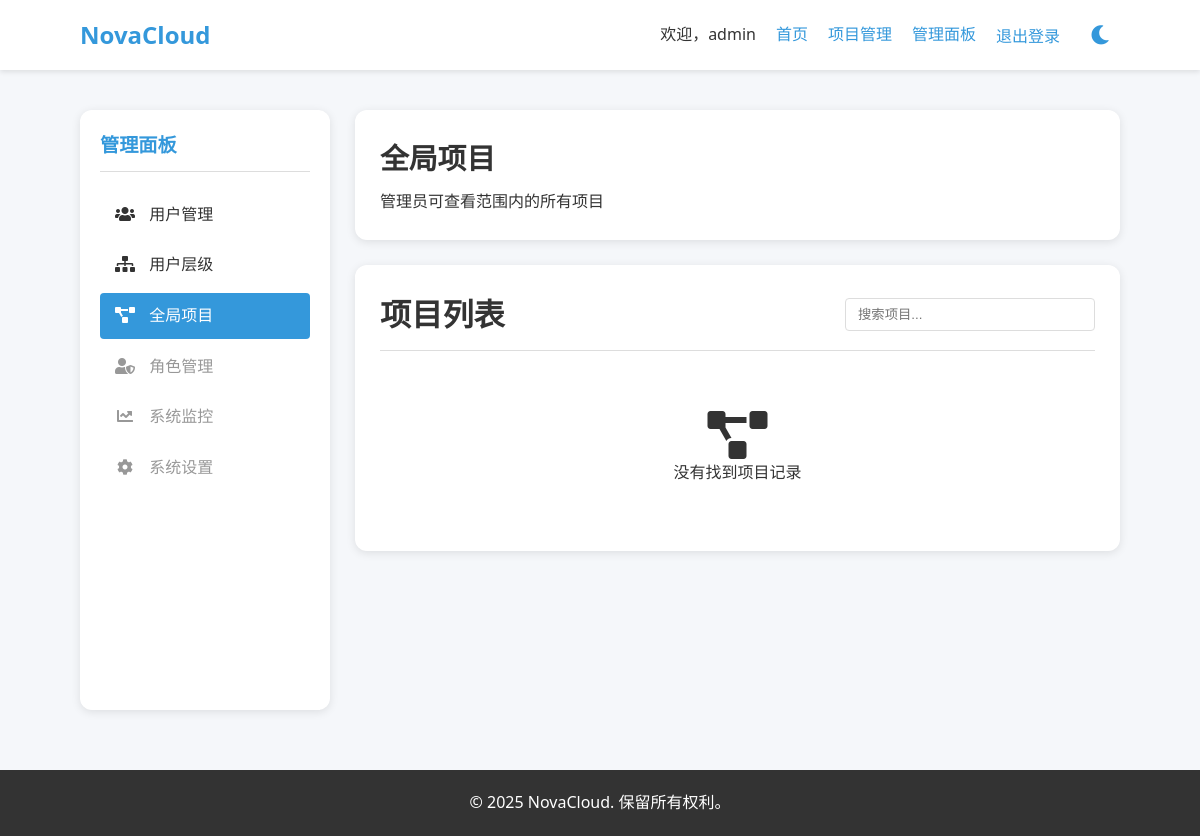
Before: /admin-panel/projects/all/ (signed in) with the older database file.
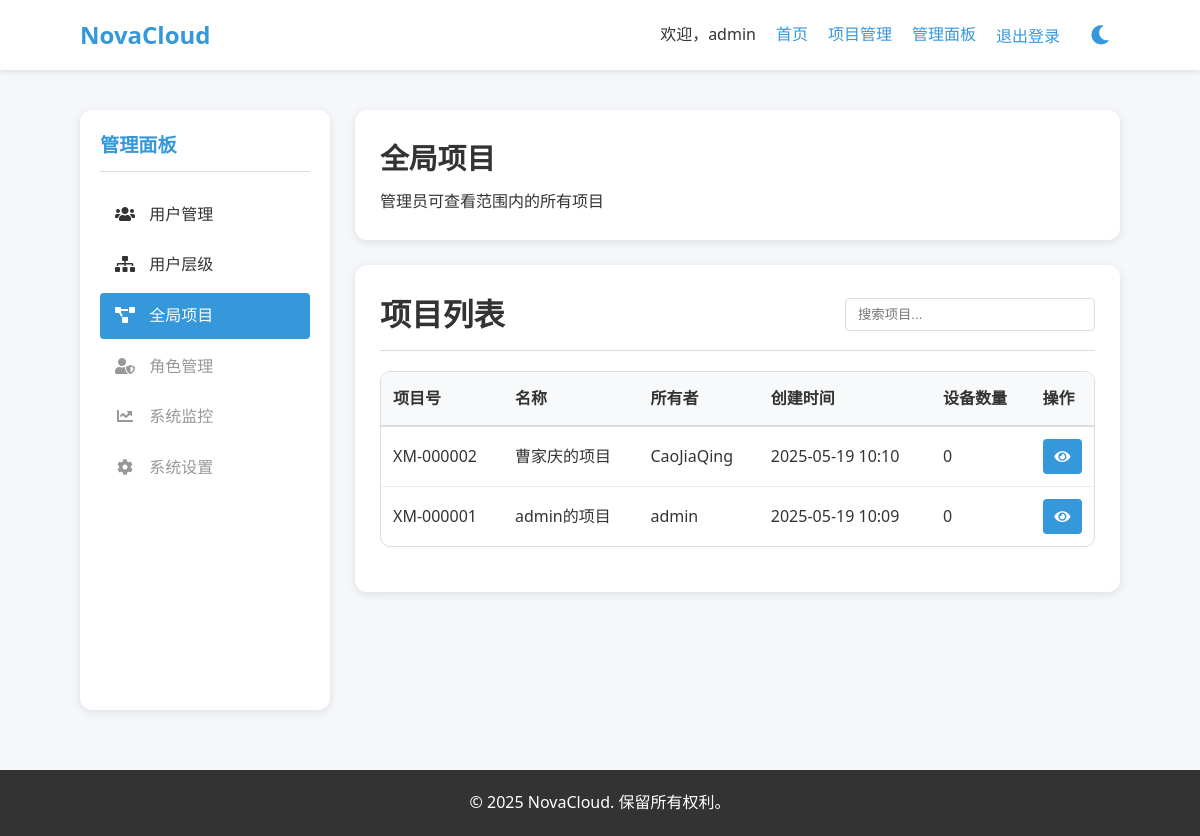
After: the same page with the newer database file.
### iot_devices/models.py (models this page shows, shortened)
class Project(models.Model):
    project_id = models.CharField('项目号', max_length=20, unique=True, help_text="例如：PRJ-XXXXXX")
    name = models.CharField('项目名称', max_length=100)
    description = models.TextField('项目描述', blank=True, null=True)
    owner = models.ForeignKey(settings.AUTH_USER_MODEL, on_delete=models.CASCADE, verbose_name='所有者')
    created_at = models.DateTimeField('创建时间', auto_now_add=True)
    updated_at = models.DateTimeField('更新时间', auto_now=True)
    class Meta:
        verbose_name = '项目'
        verbose_name_plural = '项目'
        ordering = ['-created_at']

### admin_panel/views.py (the view)
# urls.py: path('projects/all/', views.GlobalProjectListView.as_view(), name='global_project_list'),
class GlobalProjectListView(LoginRequiredMixin, AdminRequiredMixin, ListView):
    model = Project
    template_name = 'admin_panel/projects/global_project_list.html'
    context_object_name = 'projects'
    def get_queryset(self):
        user = self.request.user
        if user.is_superuser:
            return Project.objects.all()
        user_ids = get_subordinate_user_ids(user)
        return Project.objects.filter(owner__id__in=user_ids)
    def get_context_data(self, **kwargs):
        context = super().get_context_data(**kwargs)
        context['title'] = '全局项目'
        context['is_admin_view'] = True
        return context

### admin_panel/views.py (called while the page is built)
    def test_func(self):
        return self.request.user.is_staff or (
            hasattr(self.request.user, 'profile') and
            self.request.user.profile.role and
            self.request.user.profile.role.permissions.filter(codename='can_manage_users').exists()
        )

### templates/admin_panel/projects/global_project_list.html (shortened to what this page needs)
{% extends 'admin_panel/base_admin.html' %}
{% load static %}
{% block admin_content %}
    <div class="admin-content-header">
        <h1>全局项目</h1>
        <p>管理员可查看范围内的所有项目</p>
    </div>
    <div class="admin-box">
        <div class="admin-box-title d-flex justify-content-between align-items-center">
            <h2>项目列表</h2>
            <div class="search-filter-box">
                <input type="text" id="projectSearch" class="form-control" placeholder="搜索项目..." onkeyup="filterProjects()">
            </div>
        </div>
        <div class="admin-box-content">
            {% if projects %}
                <div class="table-responsive">
                    <table class="table table-hover" id="projectTable">
                        <thead>
                            <tr class="table-header-row">
                                <th>项目号</th>
                                <th>名称</th>
                                <th>所有者</th>
                                <th>创建时间</th>
                                <th>设备数量</th>
                                <th>操作</th>
                            </tr>
                        </thead>
                        <tbody>
                            {% for project in projects %}
                                <tr>
                                    <td>{{ project.project_id }}</td>
                                    <td>{{ project.name }}</td>
                                    <td>{{ project.owner.username }}</td>
                                    <td>{{ project.created_at|date:"Y-m-d H:i" }}</td>
                                    <td>{{ project.devices.count }}</td>
                                    <td>
                                        <div class="btn-group btn-group-sm">
                                            <a href="{% url 'iot_devices:project_detail' project.project_id %}" class="btn btn-info" title="查看">
                                                <i class="fas fa-eye"></i>
                                            </a>
                                        </div>
                                    </td>
                                </tr>
                            {% endfor %}
                        </tbody>
                    </table>
                </div>
            {% else %}
                <div class="empty-state">
                    <i class="fas fa-project-diagram fa-3x text-muted mb-3"></i>
                    <p>没有找到项目记录</p>
                </div>
            {% endif %}
        </div>
    </div>
{% endblock %}

Changed rows visible on the page:
added Project: project_id "XM-000002", name "曹家庆的项目", owner.username "CaoJiaQing", created_at "2025-05-19 10:10", devices.count "0"
added Project: project_id "XM-000001", name "admin的项目", owner.username "admin", created_at "2025-05-19 10:09", devices.count "0"
Other visible differences:
text no longer shown: "没有找到项目记录"
text now shown: "项目号 名称 所有者 创建时间 设备数量 操作"
